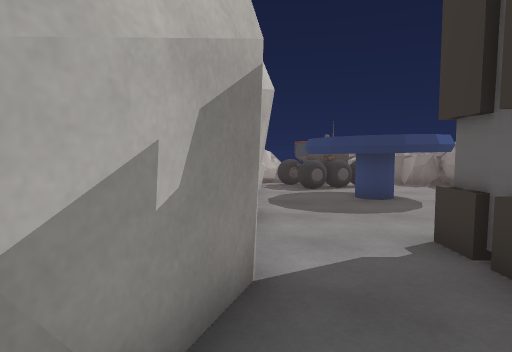
View 1 (above)

22 first-person views from a walk through a Unity game level. The camera is 1.3 m above the floor, tilts 4° down and sees 75° across. The floor is counted in squares, 1 m on a side. Each view is taken from the middle of a square. On the plan, view 1 faces up. The plan holds only what a view shows up to about 14 squares ahead; the rest is blank. The place goes on beyond the plan. The player character is not drawn. Some surface patterns are stand-ins.

View 2
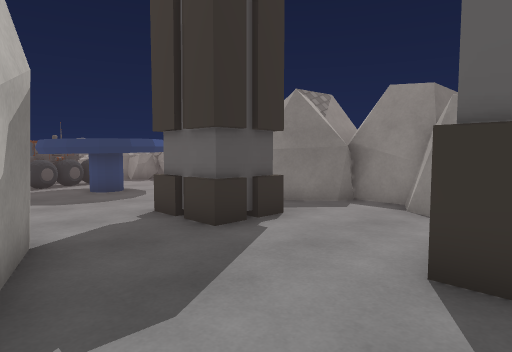

View 3
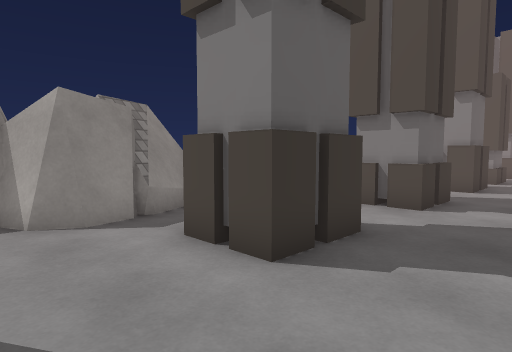

View 4
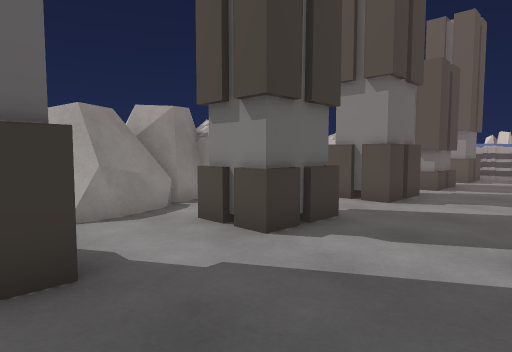

View 5
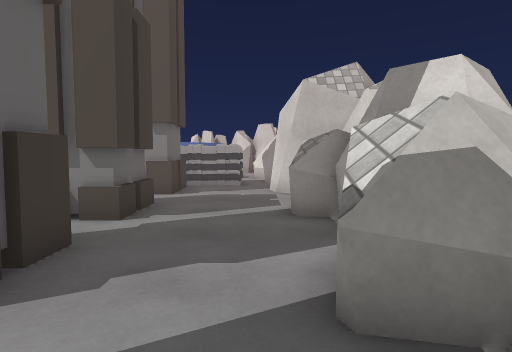

View 6
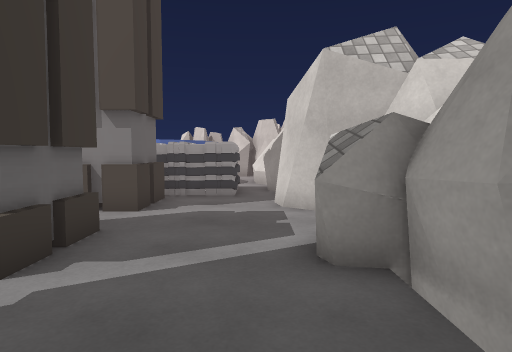

View 7
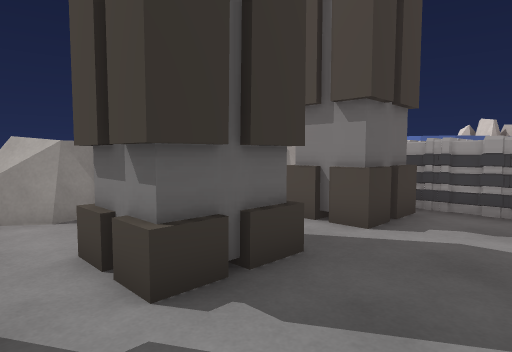

View 8
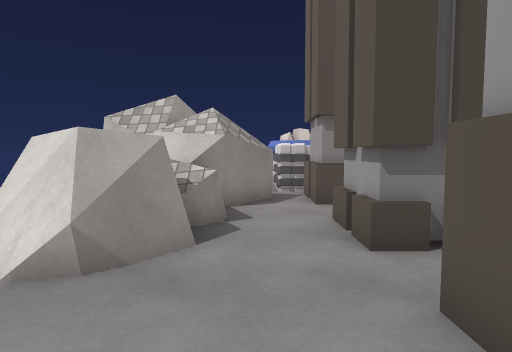

View 9
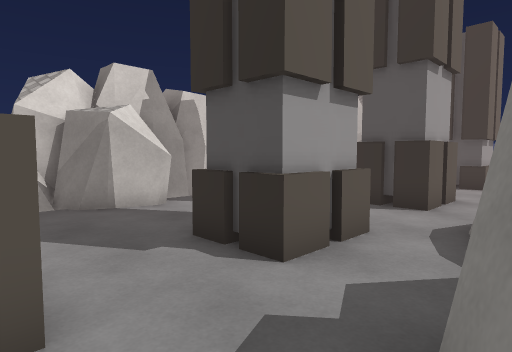

View 10
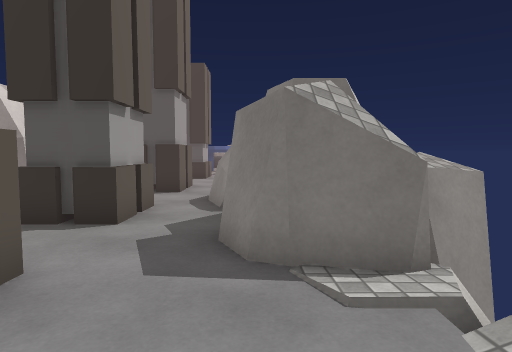

View 11
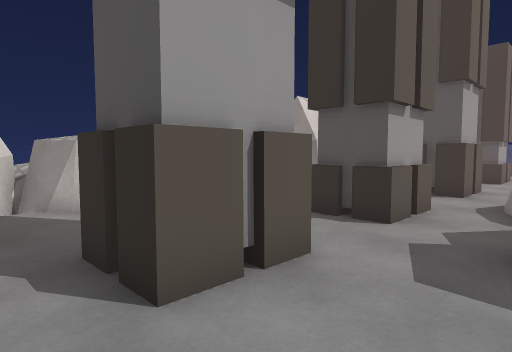

View 12
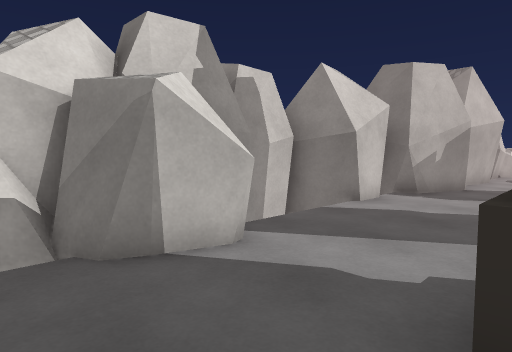

View 13
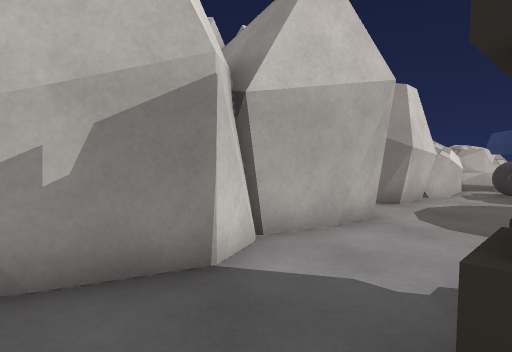

View 14
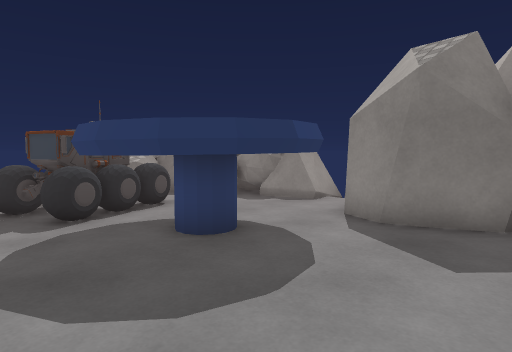

View 15
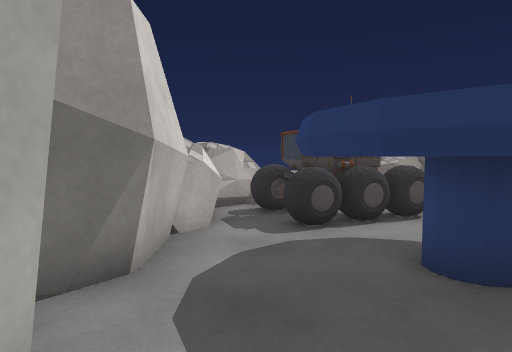

View 16
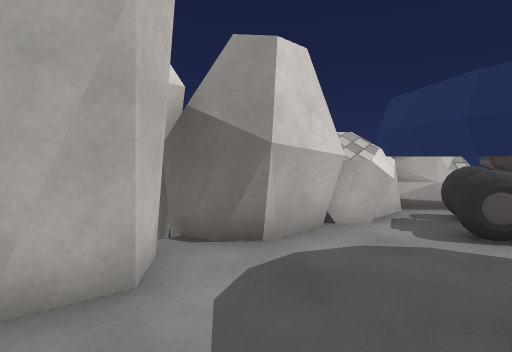

View 17
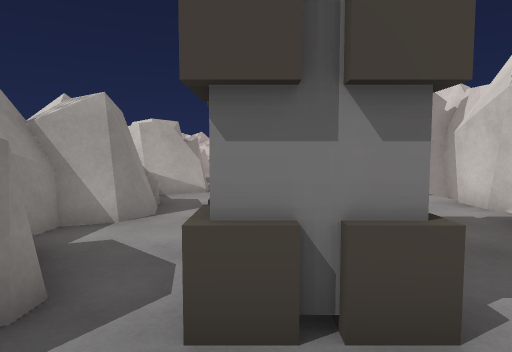

View 18
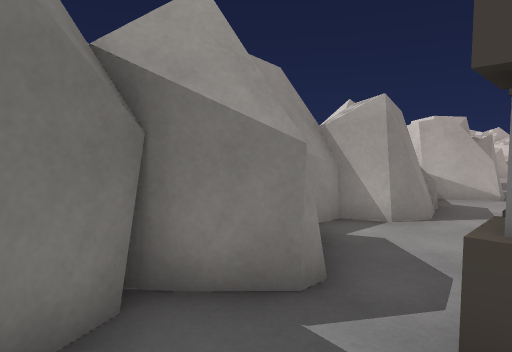

View 19
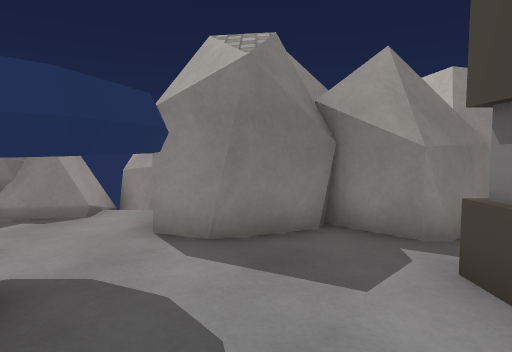

View 20
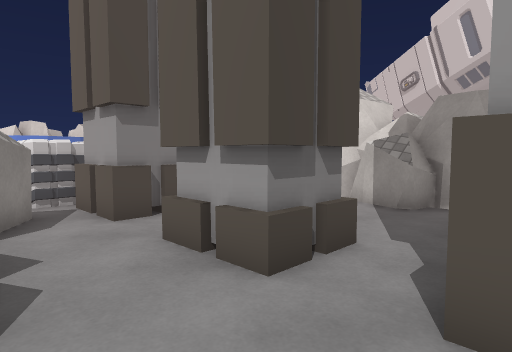

View 21
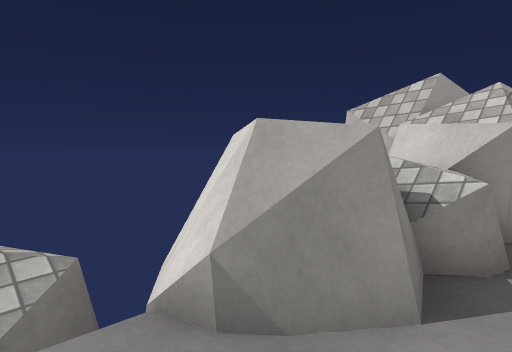

View 22
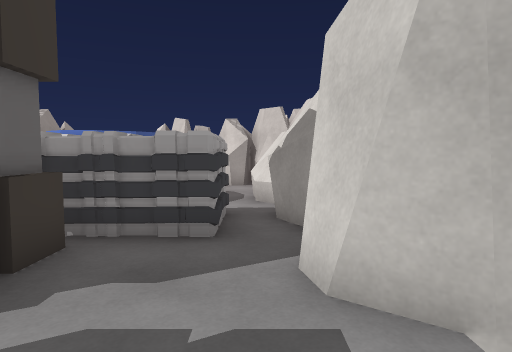

### Floor plan
Key: @ floor where view 1 was taken; # wall or solid block; . floor; / step, stairs or slope; = window, fence, low wall or low ledge; ^ raised ledge; v drop or lower ground; O other object.
Columns run from 2 left of view 1 to 11 right of it. Each row starts with its distance up from view 1.
 15  OOOO OOOOOO
 14  OOOO  .OOO
 13  OOOOOOOOOO
 12  OO.OOO..OO
 11   #.    . ##
 10  ##.OO  ...#
  9 ##..OOOO##
  8  #..OOO.##
  7  ##.....##
  6  ##......#
  5  #...OO.##
  4  ##..##.##
  3  ##..#O..##
  2  #........#
  1 ##.......##
  0 #.@.....=#
 -1 #....##..#
 -2 #....##..##
 -3 #....##..=#
 -4 #.......###
 -5 #.......###
 -6 #....#O.=##
 -7 ##...##..#
 -8 ##...##..#  #
 -9 #........###^#
-10 ##.......###v
-11 ##...##..../
-12 ##...##....//
-13 #..........vv
-14 #.........##v
-15 ##...##..###=
-16 ##...#O..^#
-17 #........^^
-18 #........###
-19 ##...##.## #
-20  #...#O.#
-21  ..OOOOO
-22  #.OOO O ##
-23  ##O OOO  #
-24   =.O  O
-25   #

Where each view was taken, in squares from view 1:
view 1: 0 up, 0 right, facing up
view 2: 2 down, 1 left, facing up-right
view 3: 2 up, 0 right, facing down-right
view 4: 2 down, 1 left, facing down-right
view 5: 8 down, 0 right, facing down
view 6: 11 down, 0 right, facing down
view 7: 13 down, 0 right, facing down-right
view 8: 10 down, 6 right, facing down
view 9: 11 down, 7 right, facing up-left
view 10: 14 down, 7 right, facing up
view 11: 14 down, 7 right, facing up-left
view 12: 10 down, 3 right, facing up-left
view 13: 1 up, 3 right, facing up-left
view 14: 5 up, 0 right, facing up-right
view 15: 6 up, 1 right, facing up
view 16: 6 up, 3 right, facing up-left
view 17: 7 up, 4 right, facing down
view 18: 7 up, 4 right, facing down-right
view 19: 7 up, 1 right, facing right
view 20: 12 down, 7 right, facing down-left
view 21: 12 down, 6 right, facing down-right
view 22: 16 down, 0 right, facing down
